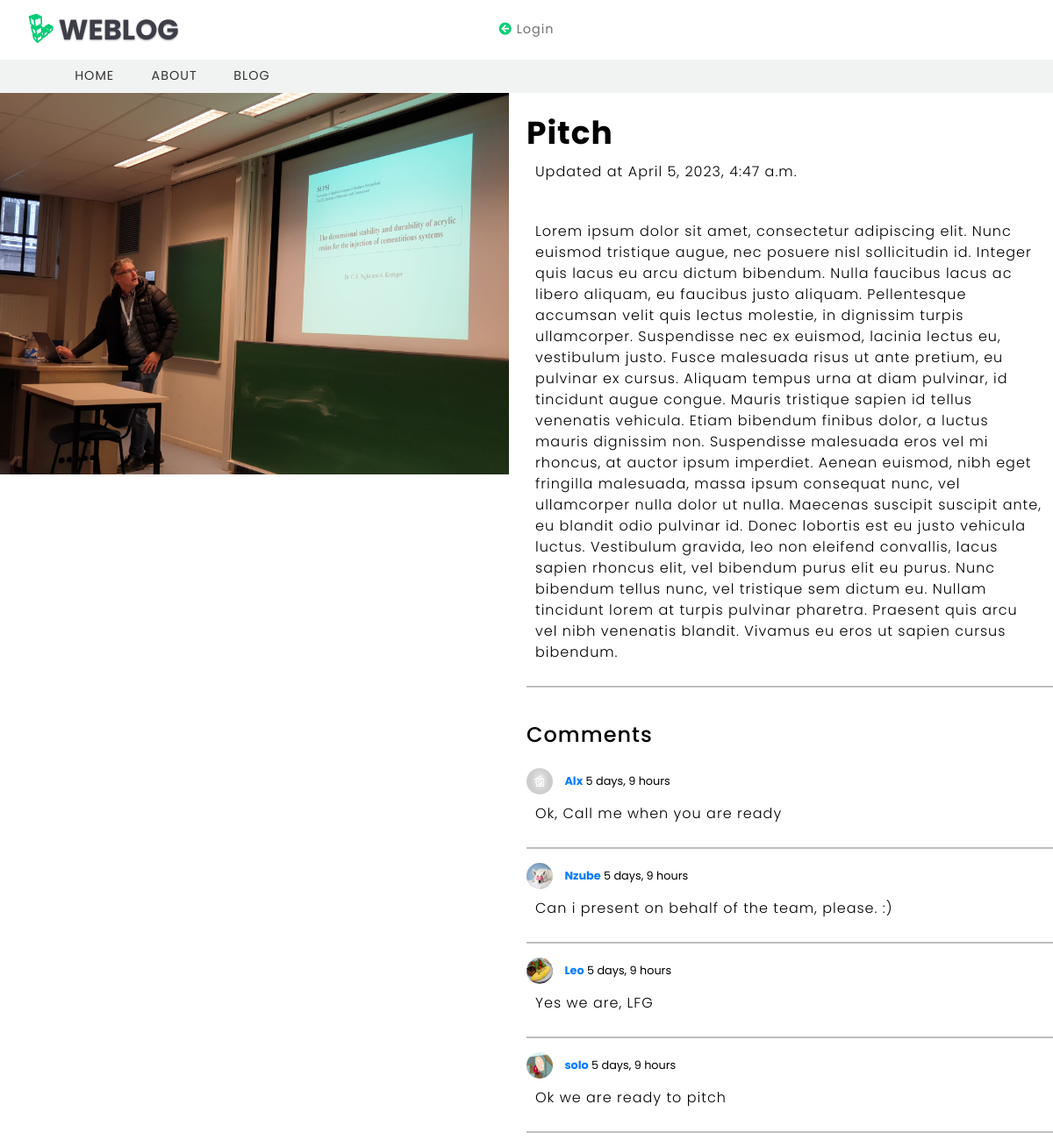
/comments/10/10/32, run on the app's committed database.
### App/models.py (models this page shows, shortened)
class Image(models.Model):
    user = models.ForeignKey(User, on_delete=models.CASCADE, null=True,)
    topic = models.CharField(max_length=200)
    updated = models.DateTimeField(auto_now=True, null=True)
    article = RichTextField(null=True, blank=True)
    created = models.DateTimeField(auto_now_add=True, null=True)
    image = models.ImageField(null=True, blank=True, default="default.jpg")
    class Meta:
        ordering = ['-updated', '-created']
    @property
    def imageURL(self):
        try:
            img = self.image.url
        except:
            img = ''
        return img

class Comment(models.Model):
    user = models.ForeignKey(User, on_delete=models.CASCADE, null=True,)
    image = models.ForeignKey(Image, on_delete=models.CASCADE,null=True,)
    text = models.TextField(null=True, blank=True)
    created = models.DateTimeField(auto_now_add=True, null=True)
    updated = models.DateTimeField(auto_now=True, null=True)
    class Meta:
        ordering = ['-updated', '-created']

class Profile(models.Model):
    user = models.OneToOneField(User, on_delete=models.CASCADE, null=True,)
    image = models.ImageField(null=True, blank=True, default="default.jpg")
    first_name = models.CharField(max_length=50)
    last_name = models.CharField(max_length=50)
    age = models.IntegerField(blank=True, null=True)
    email = models.EmailField(blank=True, null=True)
    occupation = models.CharField(max_length=50, blank=True, null=True)
    about = models.TextField(blank=True, null=True, )
    is_active = models.BooleanField(default=True)
    @property
    def imageURL(self):
        try:
            img = self.image.url
        except:
            img = ''
        return img

### App/views.py (the view, shortened to what this page needs)
# urls.py: path('comments/<str:pkm>/<str:pk>/<str:pkr>', views.comments, name='comments'),
def comments(request, pkm, pk, pkr):
    user = User.objects.get(id=pkm)
    profile = Profile.objects.get(id=pkm)
    post = Image.objects.get(id=pkr)
    replies = post.comment_set.all()
    posts = Image.objects.all()
    context = {'post': post, 'user': user, 'replies': replies, 'profile': profile,'posts': posts,}
    return render(request, 'App/comments.html', context, )

### App/templates/App/comments.html (shortened to what this page needs)
{% block content %}
{% include 'navbar.html'%}
<!DOCTYPE html>
<html>
<head>
</head>
<body>
<div class="article-container">
    <div class="article-image">
        <img src="{{ post.image.url }}" alt="{{ post.topic }}"><br>
    </div>
    <div class="article-content">
		<br>
        <h1>{{ post.topic }}</h1><p>Updated at {{post.updated}}</p><br>
        <p>{{ post.article|safe }}</p>
		<hr><br>
		<h2 style="font-size: 24px;">Comments</h2><br>
		{% for reply in replies %}
		<div>
			<small><a href="{% url 'myProfile' reply.user.id %}">
				<img src="{{reply.user.profile.imageURL}}" style="width: 30px; height: 30px; border-radius: 50%; margin-right: 10px;" />
				<span style="font-weight: bold;">{{reply.user}}</span>
			  </a> {{reply.created|timesince}}</small>
			<p class="reply-text">{{reply.text}}</p>
			<hr>
		</div>
		{% endfor %}
    </div>
</div>
</body>
</html>
{% endblock %}

### static/css/style.css (style rules this page uses)
html, body { margin: 0; font-size: 100%; font-family: 'Poppins', sans-serif; background: #fff; color: #000; }
body a { text-decoration: none; transition: 0.5s all; -webkit-transition: 0.5s all; -moz-transition: 0.5s all; -o-transition: 0.5s all; -ms-transition: 0.5s all; }
h1, h2, h3, h4, h5, h6 { margin: 0; font-family: 'Poppins', sans-serif; letter-spacing:1px; }
p { margin: 0; font-size: 0.9em; color: #777777; line-height: 2em; letter-spacing: 1px; font-weight: 300; }

### App/templates/App/comments.html (style rules this page uses)
p { color: black; padding: 10px; }
.article-container { display: flex; flex-wrap: wrap; }
.article-image { flex-basis: 50%; padding-right: 20px; }
.article-image img { width: 100%; height: auto; }
.article-content { flex-basis: 50%; }
.article-content h1 { font-size: 36px; font-weight: bold; }
.article-content p { font-size: 16px; line-height: 1.5; }
.reply-text { padding: 10px; }

### data on the page
Image: image (picture), topic "Pitch", updated "April 5, 2023, 4:47 a.m.", article "Lorem ipsum dolor sit amet, consectetur adipiscing elit. Nunc euismod tristique augue, nec posuere nisl sollicitudin id. Integer quis lacus eu arcu dictum bibendum. Nulla faucibus lacus ac libero aliquam, eu faucibus justo aliquam. Pellentesque accumsan velit quis lectus molestie, in dignissim turpis ullamcorper. Suspendisse nec ex euismod, lacinia lectus eu, vestibulum justo. Fusce malesuada risus ut ante pretium, eu pulvinar ex cursus. Aliquam tempus urna at diam pulvinar, id tincidunt augue congue. Mauris tristique sapien id tellus venenatis vehicula. Etiam bibendum finibus dolor, a luctus mauris dignissim non. Suspendisse malesuada eros vel mi rhoncus, at auctor ipsum imperdiet. Aenean…"
Comment: user.profile.imageURL (placeholder picture), user "Alx", created "5 days, 9 hours", text "Ok, Call me when you are ready"
Comment: user.profile.imageURL (picture), user "Nzube", created "5 days, 9 hours", text "Can i present on behalf of the team, please. :)"
Comment: user.profile.imageURL (picture), user "Leo", created "5 days, 9 hours", text "Yes we are, LFG"
Comment: user.profile.imageURL (picture), user "solo", created "5 days, 9 hours", text "Ok we are ready to pitch"
